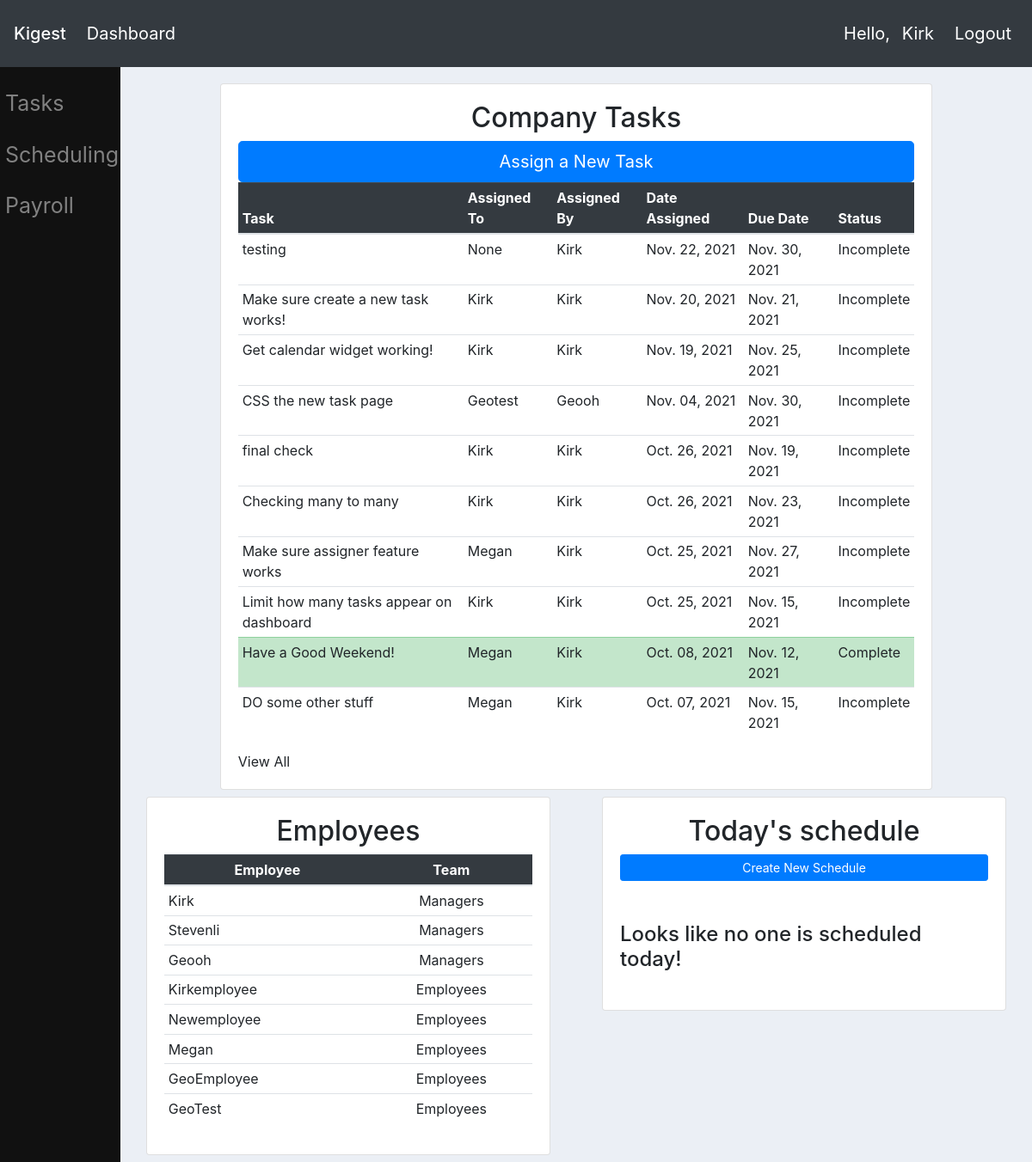
The app's page / (signed in), older data.
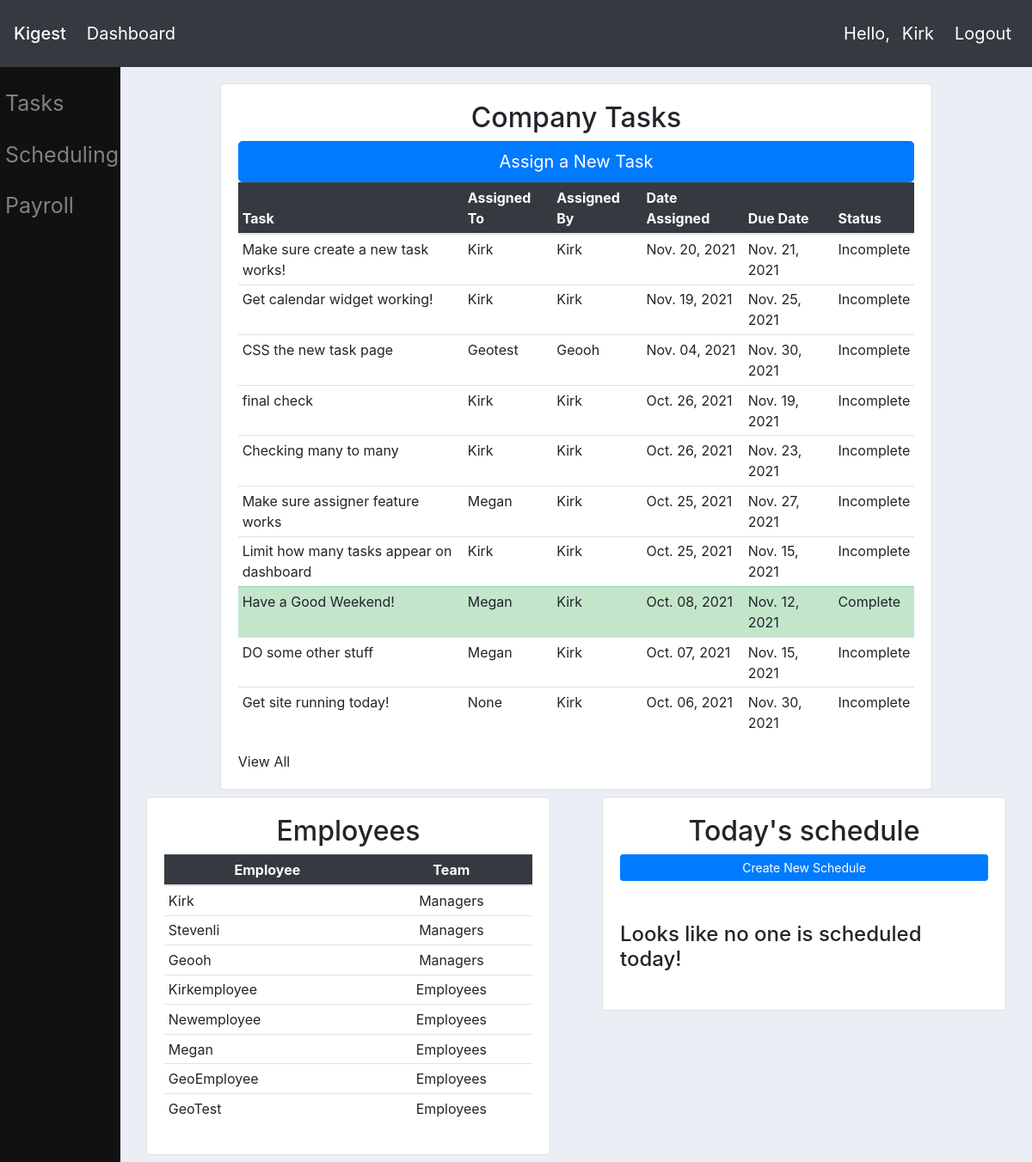
The same page, newer data.
### tasks/models.py (models this page shows, shortened)
class Task(models.Model):
    title = models.CharField(max_length=60)
    assigner = models.ForeignKey(Employee, on_delete=models.CASCADE, default=1)
    date_created = models.DateTimeField(auto_now_add=True)
    date_due = models.DateTimeField(default=make_aware(datetime.datetime(2021,11,30,5,0,0)))
    date_completed = models.DateTimeField(null=True, blank=True)
    description = models.TextField(blank=True)
    is_complete = models.BooleanField(default=False, blank=True, null=True)
    assignee = models.ManyToManyField(Employee, related_name='assignee')
    team = models.ManyToManyField(Group, related_name='team', blank=True)

### userprofile/models.py (models this page shows)
class Employee(models.Model):
    user = models.OneToOneField(User, on_delete=models.CASCADE)
    first_name = models.CharField(max_length=15, default='')
    last_name = models.CharField(max_length=20, default='')
    date_of_birth = models.DateField(null=True, blank=True)
    is_active = models.BooleanField(default=False)
    profile_picture = models.ImageField(default="default.png")
    street = models.CharField(max_length=200, null=True, blank=True, verbose_name='Street Address')
    city = models.CharField(max_length=75, null=True, blank=True, verbose_name='City')
    state = models.CharField(max_length=2, null=True, blank=True, verbose_name='State')
    phone = models.CharField(max_length=20, null=True, blank=True, verbose_name='Telephone Number')
    postal_code = models.CharField(max_length=5, null=True, blank=True, verbose_name='Postal Code')
    def __str__(self):
        return self.user.username.capitalize()

### website/views.py (the view)
# urls.py: path('', views.homepage, name = 'homepage'),
@login_required(login_url='/profile/login/')
def homepage(request):
    managers = Group.objects.get(name='managers').user_set.all()
    employees = Group.objects.get(name='employees').user_set.all()
    if request.user in managers or request.user.is_superuser:
        tasks = Task.objects.order_by('-date_created')[:10]
        schedules = Schedule.objects.filter(schedule_date=datetime.date.today())
        return render(request, 'website/managerdashboard.html', {'tasks': tasks, 'is_manager': True, 'schedules': schedules, 'managers': managers, 'employees': employees})
    elif request.user in employees:
        current_employee = Employee.objects.get(user=request.user)
        tasks = current_employee.assignee.all().order_by('-date_due')
        return render(request, 'website/employeedashboard.html', {'tasks': tasks, 'is_manager': False})
    else:
        return HttpResponse("Sorry, you aren't properly authenticated!")

### website/templates/website/managerdashboard.html (shortened to what this page needs)
{%  extends 'website/main.html' %}
{% block content %}
<div class="container">
    <div class="col py-2">
        <div class="row justify-content-center">
            {% include 'website/taskspreview.html' %}
        </div>
        <div class="row justify-content-evenly">
            <div class="col">
                {% include 'website/employeespreview.html' %}
            </div>
            <div class="col">
                {% include 'website/schedulepreview.html' %}
            </div>
        </div>
    </div>
{% endblock %}

### website/templates/website/navbar.html (shortened to what this page needs)
<nav class="navbar fixed-top navbar-expand-lg navbar-dark bg-dark">
  <a class="navbar-brand mb-0 h1" href="{% url 'homepage' %}">Kigest</a>
  <div class="collapse navbar-collapse" id="navbarNav">
    <ul class="navbar-nav">
      <li class="nav-item active">
        <a class="nav-link" href="{% url 'homepage' %}">Dashboard</a>
        </li>
    </ul>
  </div>
    {% if user.is_authenticated %}<span class="navbar-text px-2 text-white"> Hello, <a class="navbar-text px-2 text-white" href="{% url 'profile:profile' request.user.username %}">{{request.user|capfirst}}</a></span>
    <span><a class="navbar-text px-2 text-white" href="{% url 'profile:logout' %}">Logout</a></span>{% endif %}
</nav>

### website/templates/website/taskspreview.html (shortened to what this page needs)
<div class="col-md-10 mt-4">
    <div class="card card-body "><h2 class="text-center"><a class="text-reset text-decoration-none" href='{% url "tasks:tasks"%}'>Company Tasks</a></h2>
        {%if user.is_staff %}
        <a class="btn btn-primary btn-lg btn-block" href="{% url 'tasks:newtask' %}" role="button">Assign a New Task</a>
        {% endif %}
        {% if tasks is None %}
        <h1 class="display-3">Looks like you're all caught up!</h1>
        {% else %}
        <table class="table table-sm table-hover">
            <thead class="table-dark">
                <tr>
                    <th class="col-sm-4">Task</th>
                    <th>Assigned To</th>
                    <th>Assigned By</th>
                    <th>Date Assigned</th>
                    <th>Due Date</th>
                    <th>Status</th>
                </tr>
            </thead>
            <tbody>
                {% for task in tasks %}
                {% if task.is_complete %}<tr class="table-success">
                {% else %} <tr>
                {% endif %}
                <td><a class="text-reset text-decoration-none" href='{% url "tasks:edittask" task.id%}'>{{ task.title }}</a></td>
                {% if task.team.all.first is None %}
                <td>{{ task.assignee.all.first|capfirst }}</td>
                {% else %}
                <td>{{ task.team.all.first|capfirst }}</td>
                {% endif %}
                <td>{{ task.assigner|capfirst }}</td>
                <td>{{ task.date_created.date|date:"M. d, Y" }}</td>
                <td>{{ task.date_due.date|date:"M. d, Y" }}</td>
                {% if task.is_complete %}
                <td>Complete</td>
                {% else %}
                <td>Incomplete</td>
                {% endif %}
            </tr>
            {% endfor %}
        </tbody>
    </table>
        {% endif %}
            <div><a class = "text-reset fw-bold" href='{% url "tasks:tasks"%}'>View All</a></div>
        </div>
    </div>
</div>

### website/templates/website/employeespreview.html (shortened to what this page needs)
<div class="col">
	<div class="card card-body"><h2 class="text-center"><a class="text-reset text-decoration-none" href='{% url "employeeview"%}'>Employees</a></h2>
		<table class="table table-sm" id="employeeTable">
        <thead class="table-dark">
			<tr>
				<th class="text-center" onclick="sortTable(0)">Employee</th>
				<th class="text-center" onclick="sortTable(1)">Team</th>
            </tr>
        </thead>
        <tbody>
            {% for manager in managers %}
                <tr>
                    <td>{{ manager|capfirst }}</td>
                    <td class="text-center">Managers</td>
                </tr>
                {% endfor %}
                {% for employee in employees %}
                <tr>
                    <td>{{ employee|capfirst }}</td>
                    <td class="text-center">Employees</td>
                </tr>
                {% endfor %}
            </tbody>
            </table>
        </div>
    </div>

Row changes from the older to the newer data that the page shows:
removed Task: title "testing", assignee.all.first "None", assigner "Kirk", date_created "Nov. 22, 2021", date_due "Nov. 30, 2021", is_complete "Incomplete"
now on this page (row unchanged): Task: title "Get site running today!", assignee.all.first "None", assigner "Kirk", date_created "Oct. 06, 2021", date_due "Nov. 30, 2021", is_complete "Incomplete"
